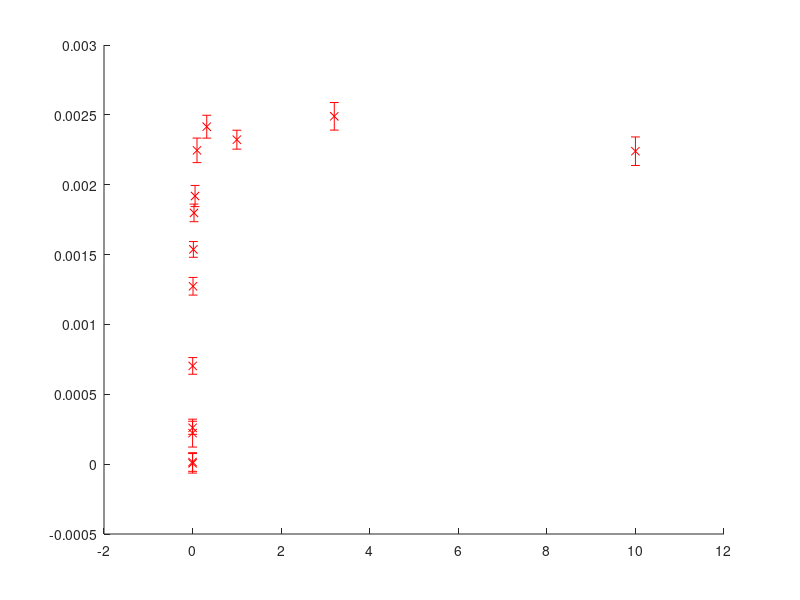

MATLAB code for this plot: (Note: this script raises an error after producing the figure.)
clc
clear all
close all

%% This is the analysis of the TC vs DOSE data 

% make sure it has the correct links to the thermal diffusivity vs dose
% data set and the MD +TEM defect density data set 

%% importing data
load ('helsinki_summary_data_4_4_archive.mat','TC','std_TC','dose')
%close all

% renamng TC as TD since it is thermal diffusivity to avoid confusion 
TD=TC;
std_TD=std_TC;

clear TC std_TC


% dose(1)=0.00001;  % setting the unimplanted dose to 0
% TD(1)=6.85e-5;

% this equation was derived for the atomic fraction of vacancies
% assuming all a re poitn defects 


% need to check the valuewe used for electronic heat capacity and
% scattering time 
%Cv=1.7e-7*(6.85./TD -1);

% from the new corrected calculation

% TD=6.5e-5;
% 
% te=21.4e-15; % felix calculation - get a ref 
%te=22.918e-15; % same calculation with 2 terms only

te=21.929e-15; % by inverting TC expression with our unimp data



Ce=26208; % from masons paper apendix and confirmed with the other phys rev paper 
vf=9.5e5; % mason paper 
rho=19.25e3;  %online/ref in transfer  
Cp=132; % ref in transfer 
% sigmav=7.6e15; % felix supplementary
% sigmai=21.6e15; 

% sigmav=2.39e15; % felix supplementary
% sigmai=2.99e15; 


% sigmav=7.64419e15; % latest - without regel limit and with temp adjustment
% sigmai=21.64419e15;     % these two are just sigma 0 adjsuted for temp effects 


% with our calculation and new lorensz number 
sigmav=6.05e15;
sigmai=17.3e15;


Cv=zeros(1,length(TD));

std_Cv= zeros(1,length(TD)); % using simple error theory 

for i=1:length(TD)
Cv(i)=((((te*Ce*(vf)^2)/(3*rho*Cp.*TD(i)))-1))/(te*(sigmav+sigmai)-2);

std_Cv(i)=(((((te*Ce*(vf)^2)/(3*rho*Cp.*(TD(i)).^2))))/(te*(sigmav+sigmai)-2)).*std_TD(i);

end


dose(1)=0.000001; 




% this removes the unimplanted density from the other points 
% this is needed since the other implanted points in TEM etc have only the
% irradiation induced defects, not the intrinsic ones 
% for i=2:length(Cv)
%     Cv(i)=Cv(i)-Cv(1);
% end
% %

% adjsuting since 0.0001 dpa gave higher value for TC , smaller value for
% Cv than unimp
for i=3:length(Cv)
    Cv(i)=Cv(i)-Cv(1);
end
%


% 
figure
errorbar(dose,Cv,std_Cv,'rx','LineWidth',1,'MarkerFaceColor','b','MarkerEdgeColor','b')

% hold on
% plot(dose,Cv,'--')
grid on
xlabel('Dose (dpa)','FontSize',16)
ylabel('No. of Frenkel Pairs (at. fr.) ','FontSize',16)
set(gcf,'color','w');
set(gca,'fontsize',16);
set(gca,'xscale','log')


% hold on 
% plot(dose,Cv,'bx')

% set(gca,'yscale','log')

xticks([1e-6 1e-4 1e-3 1e-2 1e-1 1e-0 10])
xticklabels({'Ref.','0.0001','0.001','0.01','0.1','1','10'})

hold on
% plot(dose,dose,'r-')
% set(gca,'xscale','log')




% same one in number density 

% calc_num_dens=Cv*6.322e28  ; %  per m-3
% 
% figure 
% 
% plot(dose,calc_num_dens,'rx')
% % hold on
% % plot(dose,Cv,'--')
% grid on
% xlabel('Dose (dpa)','FontSize',16)
% ylabel('No. of Frenkel Pairs (Num density m-3) ','FontSize',16)
% set(gcf,'color','w');
% set(gca,'fontsize',16);
% set(gca,'xscale','log')
% 
% set(gca,'yscale','log')
% 
% xticks([1e-5 1e-4 1e-3 1e-2 1e-1 1e-0 10])
% xticklabels({'Ref.','0.0001','0.001','0.01','0.1','1','10'})

hold on



%% plotting with felix data  - run this after running the first section 
% % 
% load('Xiaoou_sand_TC_data.mat','dpa')
 
 % load the felix calculation dat a
 load('felix_calc_MDTEM.mat') % this has the dpa values as Xiaoo, and the estimated defect density visible and all, cirum and area
 % this was taken from the excel sheet which has the calculation -
%  felix_calc=felix_calc';
 
figure 
e=errorbar(dose,Cv,std_Cv,'rx','LineWidth',2,'MarkerFaceColor','b','MarkerEdgeColor','b');

% adjsuting fpr tehe negative error value in first two points - snding it
% to zero
e.YNegativeDelta(1:2)=e.YData(1:2)-1e-9;


% hold on
% plot(dose,Cv,'rx')

grid on
xlabel('Dose (dpa)','FontSize',16)
ylabel('Point defects (at. fr.) ','FontSize',16)
set(gcf,'color','w');
set(gca,'fontsize',16);
set(gca,'xscale','log')
set(gca,'yscale','log')
 hold on 

plot(dpa,felix_calc(:,1),'ks')
hold on
plot(dpa,felix_calc(:,2),'ms')
hold on
plot(dpa,felix_calc(:,3),'kd','MarkerFaceColor','k')
hold on
plot(dpa,felix_calc(:,4),'md','MarkerFaceColor','m')


xticks([1e-6 1e-4 1e-3 1e-2 1e-1 1e-0 10])
xticklabels({'Ref.','0.0001','0.001','0.01','0.1','1','10'})

 yticks([1e-9 1e-8 1e-7 1e-6 1e-5 1e-4 1e-3 1e-2])
 yticklabels({'0','10^{-8}','10^{-7}','10^{-6}','10^{-5}','10^{-4}','10^{-3}','10^{-2}'})


hold on 
% adding the implanted ions data 

% load('implanted_ions_data.mat')
% 
% mean_ion_at_fr(1)=0;
% plot(dpa,mean_ion_at_fr,'b^')
% 
% legend({'Estimated from TC (TGS + KT)','In visible loops (TEM) (Area)','In visible loops (TEM) (Circum)','Estimated from MD + TEM (area)', 'Estimated from MD + TEM (Circum)','Implanted Ions' },'Location','northwest','FontSize',12)
% legend boxoff

% adding implanted ions data - actual values 
% this is the actual  data we got from the implantation people 
fluence=[0,2.7e10,8.13e10,2.42e11,8.03e11,2.55e12,4.61e12,8.2e12,1.42e13,2.54e13,8.11e13,2.53e14,8.1e14,2.53e15]; % ions/cm2

fluence2=fluence*1e4;
ion_dens=fluence2/2e-6; % 2e-6 is the implanted thickness

ion_dens_at_fr=ion_dens/6.322e28;

plot(dose,ion_dens_at_fr,'b^','MarkerFaceColor','b')

legend({'Estimated from TGS + KT','In TEM visible loops (Area)','In TEM visible loops (Circum)','Estimated from MD + TEM (Area)', 'Estimated from MD + TEM (Circum)','Implanted Ions' },'Location','northwest','FontSize',12)
% legend boxoff

xlim manual

xticks([1e-6 1e-4 1e-3 1e-2 1e-1 1e-0 10])
xticklabels({'Ref.','0.0001','0.001','0.01','0.1','1','10'})

% ylim manual
 yticks([1e-9 1e-8 1e-7 1e-6 1e-5 1e-4 1e-3 1e-2])
 yticklabels({'0','10^{-8}','10^{-7}','10^{-6}','10^{-5}','10^{-4}','10^{-3}','10^{-2}'})

 
 